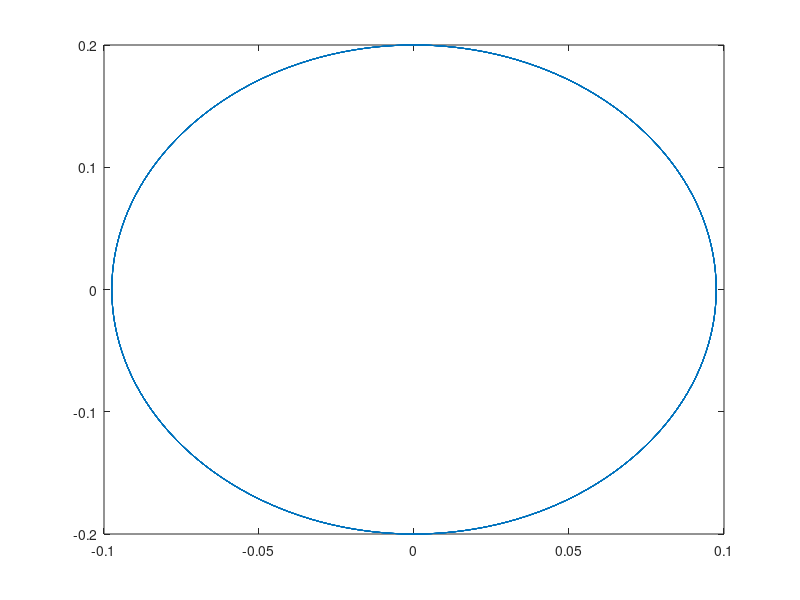
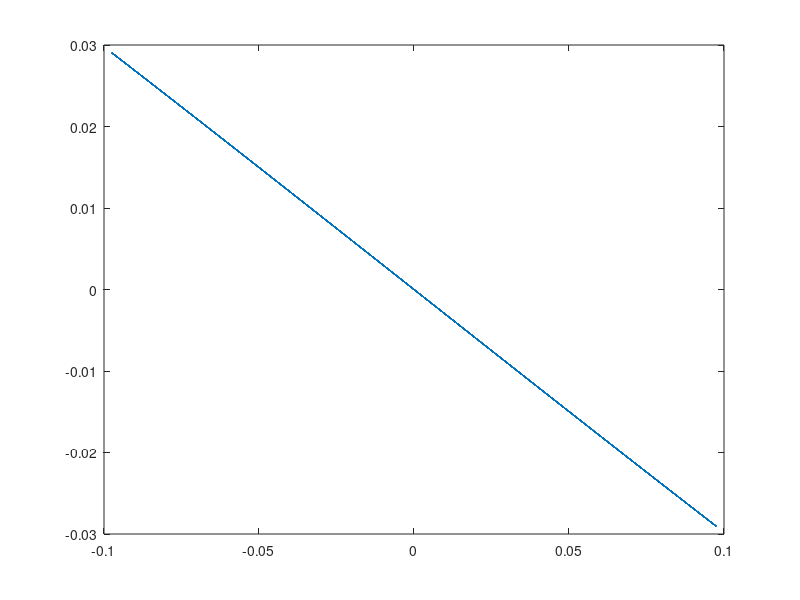

Here is the MATLAB script that generated these plots, in order: (Note: this script raises an error after producing the figures.)
%% Øving 5.
close all;
L = -1.3;
g = 9.81;
dx_0 = 0.2;

%% Defining system
sys = @(theta, theta_dot, u) [(u-cos((1/2*sin(theta)*theta_dot^2+cos(theta)*u/2-g*sin(theta))/(1+cos(theta)^2/2))+sin(theta)*theta_dot^2)/2;
                               (1/2*sin(theta)*theta_dot^2+cos(theta)*u/2-g*sin(theta))/(1+cos(theta)^2/2)];

%% Defining motion generator 
m_g = @(x) x + L*sin(x);
der_m_g = @(x) 1 + L*cos(x);
sec_der_m_g = @(x) -L*sin(x);

%% Defining alpha beta gamma
alpha = @(x) cos(m_g(x)) + der_m_g(x);
beta = @(x) sec_der_m_g(x);
gamma = @(x) -g*sin(m_g(x));
xdd = @(x,xd) -1/alpha(x)*(-beta(x)*xd^2-gamma(x));

%% Defining invariance controller
epsilon = @(x,y,x_dot,y_dot) (2+der_m_g(x)*cos(y+m_g(x)))/(cos(y+m_g(x))+der_m_g(x))*(g*sin(y+m_g(x))-sec_der_m_g(x)*x_dot^2)+cos(y+m_g(x))*sec_der_m_g(x)*x_dot^2-sin(y+m_g(x))*(y_dot+der_m_g(x)*x_dot)^2;
psi = @(x,y) (cos(y+m_g(x))^2-2)/(cos(y+m_g(x))+der_m_g(x));


%% Calculating trajectory
f = @(t,x) [x(2);-1/alpha(x(1))*(beta(x(1))*x(2)^2+gamma(x(1)))];
%phase_plot_2_interactive(f,[-pi pi;-1 1],10,'',[100,100],0.1);
options = odeset('RelTol', 1e-10, 'AbsTol', 1e-10);
[ts,ys] = ode45(f,[0,30],[0;dx_0], options);
figure
plot(ys(:,1),ys(:,2))
figure
plot(ys(:,1),m_g(ys(:,1)))
i = 50;
length(ys)
while norm(ys(i,:)-ys(1,:)) > 0.005
    i = i+1;
end
phi_dot = ys(1:i+1,:);
diff_diff_x = zeros(1,length(phi_dot));
for i = 1:length(phi_dot)
    diff_diff_x(1,i) = xdd(phi_dot(i,1),phi_dot(i,2));
end
time = ts(1:i);
f = polyfit(time(:,1), phi_dot(:,1),20);
f_x = matlabFunction(poly2sym(f));
f = polyfit(time(:,1), phi_dot(:,2),25);
f_dx = matlabFunction(poly2sym(f));
f = polyfit(time(:,1), diff_diff_x(1,:)',18);
f_ddx = matlabFunction(poly2sym(f));
figure
hold on;
plot(time,phi_dot(:,1));
plot(time,f_x(time));
figure
hold on;
plot(time,phi_dot(:,2));
plot(time,f_dx(time));
figure
hold on;
plot(time,diff_diff_x);
plot(time,f_ddx(time));


%% Defining linearization  
A = @(x,x_dot, x_dot_dot)[-2*x_dot*beta(x)/alpha(x) 2*x_dot*(g*cos(m_g(x))+sin(m_g(x))*x_dot_dot)/alpha(x) 0;
                            0   0   1;
                            0   0   0];
B = @(x,xd) [-2*xd/alpha(x);0;1];

A_plot = zeros(3,3,length(time));
B_plot = zeros(3,1,length(time));
for i = 1:length(time)
    t = time(i);
    A_plot(:,:,i) = A(f_x(t),f_dx(t),f_ddx(t));
    B_plot(:,:,i) = B(f_x(t),f_dx(t));
end


k = 1;
for i = 1:3
    for j = 1:3
        subplot(3,3,k)
        hold on;
        plot(time(:),reshape(A_plot(i,j,:),1,length(time)));
        k = k+1;
    end
end
set(gca,'XTickLabel',{'$0$','$\frac{\pi}{2}$','$\pi$','$\frac{3\pi}{2}$','$2\pi$'})
sgtitle('A(\phi)');
k = 1;

figure
for i = 1:3
    subplot(3,1,k)
    hold on;
    plot(time(:),reshape(B_plot(i,1,:),1,length(time)));
    k = k+1;
end
set(gca,'XTickLabel',{'$0$','$\frac{\pi}{2}$','$\pi$','$\frac{3\pi}{2}$','$2\pi$'})
sgtitle('B(\phi)')


%% Calculating Riccati.
func_A = @(t) A(f_x(t),f_dx(t),f_ddx(t));
func_B = @(t) B(f_x(t),f_dx(t));
Q =@(t) [1 0 0;0 1 0;0 0 1];
Gamma = 1;
%[X,time] = multi_shot(func_A,func_B,Q,Gamma,0,time(end),256);
%[X,time] = one_shot_generator(func_A,func_B,Q,Gamma,0,time(end));
time(end)
X = sdp_riccati(func_A,func_B,Q,1,0,3,505,5,3);
interpolation_for_X = @(x)[interp1(time,reshape(X(1,1,:),1,length(X)),x) interp1(time,reshape(X(1,2,:),1,length(X)),x) interp1(time,reshape(X(1,3,:),1,length(X)),x);
                           interp1(time,reshape(X(2,1,:),1,length(X)),x) interp1(time,reshape(X(2,2,:),1,length(X)),x) interp1(time,reshape(X(2,3,:),1,length(X)),x);
                           interp1(time,reshape(X(3,1,:),1,length(X)),x) interp1(time,reshape(X(3,2,:),1,length(X)),x) interp1(time,reshape(X(3,3,:),1,length(X)),x)];

g_y_lin= @(x,ddx) sin(m_g(x))+cos(m_g(x))*ddx-sin(m_g(x))-cos(m_g(x));
%diff_I = @(x,y,dy,dx,ddx,v,theta,dtheta,I) -beta(x)/alpha(x)*I+2*dx*g_y_lin(x,ddx)/alpha(x)*y-2*dx/alpha(x)*v;%dx*(2/alpha(x)*(sin(y+m_g(x))+cos(y+m_g(x))*ddx-sin(m_g(x))-cos(m_g(x))*ddx)*y-v-2*beta(x)/alpha(x)*I);                       
v =@(x,dx,time,transverse) -(1/Gamma)*B(x,dx)'*interpolation_for_X(mod(time,time(end)))*transverse;

controller = @(x,dx,x_star,dx_star,time,transverse) epsilon(x_star,transverse(2),dx_star,transverse(3)) + psi(x_star,transverse(2))*v(x,dx,time,transverse);
%invariance_controller = @(x,dx,ddx) 2*ddx+cos(m_g(x))*(sec_der_m_g(x)*dx^2+der_m_g(x))-sin(m_g(x))*(der_m_g(x)*dx)^2 + invariance_controller(x,dx,ddx);

W = @(x,y,ddx,ddx_star,v)-g*(sin(m_g(x))+sin(y+m_g(x)))-(-cos(m_g(x))+cos(y+m_g(x)))*ddx-v;

X = zeros(3,3,length(time));
for i = 1:length(time)
    X(:,:,i) = interpolation_for_X(mod(time(i),time(end)));
end
not_positive = [];
for i = 1:length(X(:,:,:))
    [~,r] = chol(X(:,:,i));
    j = 0;
    if r
        fprintf("X not positive definite");
        not_positive = [not_positive i];
    else
    end
end
not_controllable = [];
for i = 1:length(time)
    %[A,B] = bf.get_linearization(phi(i),bf.function_for_dphi(phi(i)));
    A_ = func_A(time(i));
    B_ = func_B(time(i));
    control = [B_ A_*B_ A_^2*B_];
    if rank(control) ~= 3 
        fprintf("A B not controllable")
        not_controllable = [not_controllable i];
    else
    end
end

figure
k = 1;
X = zeros(3,3,length(time));
for i = 1:length(time)
    X(:,:,i) = interpolation_for_X(mod(time(i),time(end)));
end
for i = 1:3
    for j = 1:3
        subplot(3,3,k)
        hold on;
        plot(time,reshape(X(i,j,:),1,length(time)));
        k = k+1;
    end
end
sgtitle('Riccati sol X');
y = @(theta, x) theta - m_g(x);
y_dot = @(theta_dot , x, dx) theta_dot - der_m_g(x)*dx;


A_plot = zeros(3,3,length(time));
B_plot = zeros(3,1,length(time));
for i = 1:length(time)
    t = time(i);
    A_plot(:,:,i) = func_A(t);
    B_plot(:,:,i) = func_B(t);
end


k = 1;
figure
for i = 1:3
    for j = 1:3
        subplot(3,3,k)
        hold on;
        plot(time(:),reshape(A_plot(i,j,:),1,length(time)));
        k = k+1;
    end
end
set(gca,'XTickLabel',{'$0$','$\frac{\pi}{2}$','$\pi$','$\frac{3\pi}{2}$','$2\pi$'})
sgtitle('A(\phi)');
k = 1;

figure
for i = 1:3
    subplot(3,1,k)
    hold on;
    plot(time(:),reshape(B_plot(i,1,:),1,length(time)));
    k = k+1;
end

set(gca,'XTickLabel',{'$0$','$\frac{\pi}{2}$','$\pi$','$\frac{3\pi}{2}$','$2\pi$'})
sgtitle('B(\phi)')